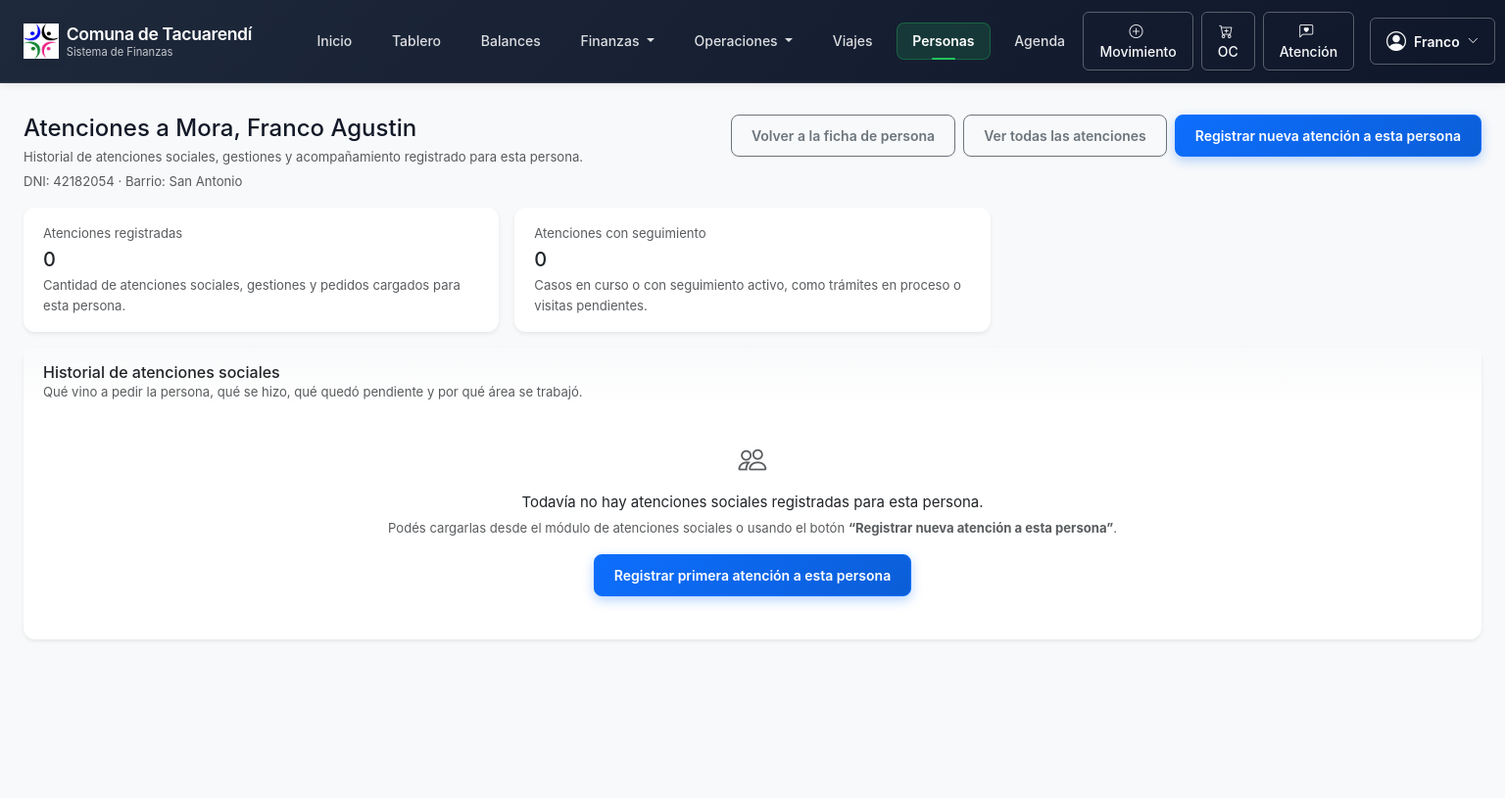
The app's page /personas/1/atenciones/ (signed in), older data.
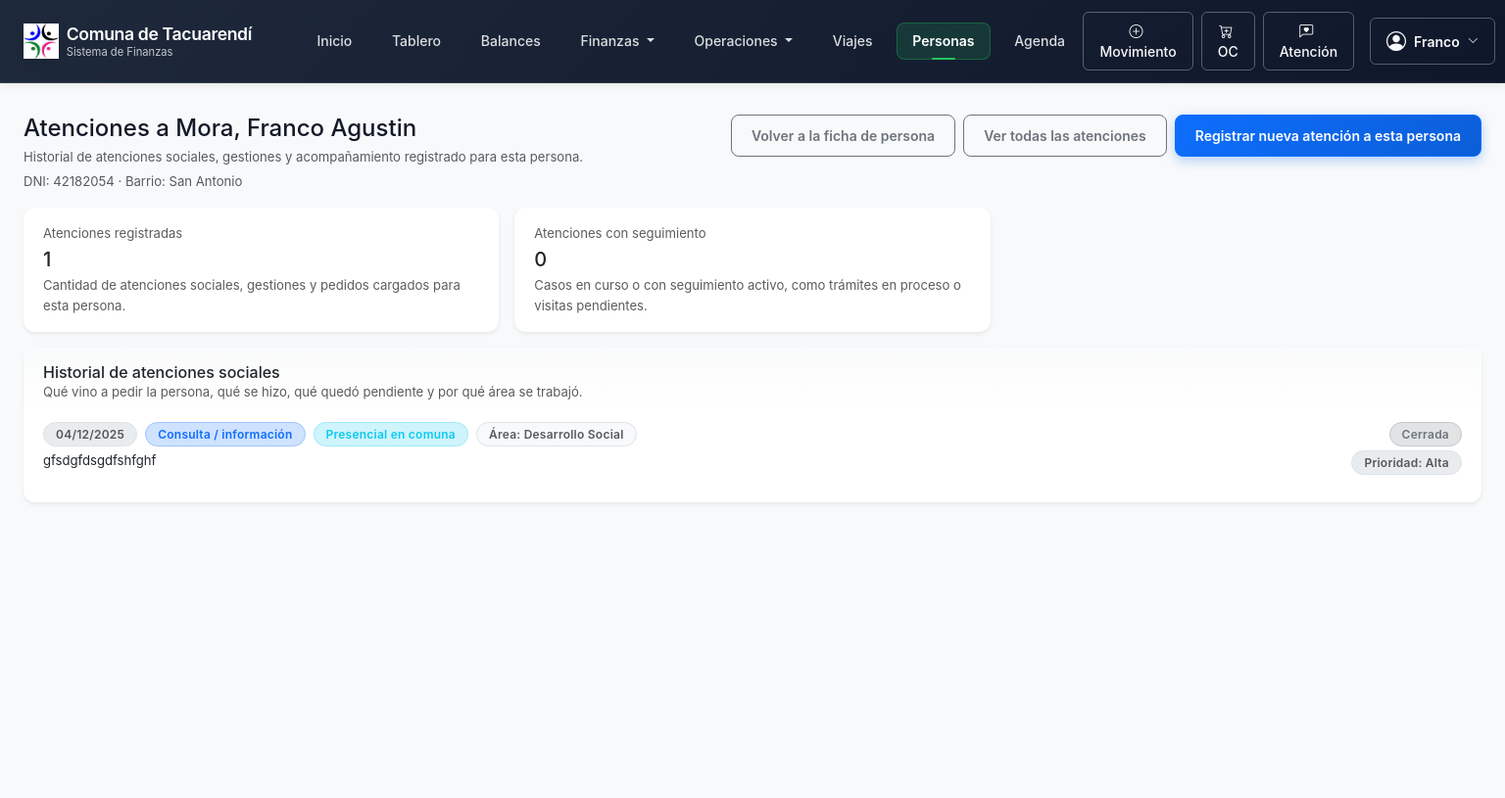
The same page, newer data.
### finanzas/models.py (models this page shows, shortened)
class Atencion(models.Model):
    MOTIVO_CONSULTA = "CONSULTA"
    MOTIVO_RECLAMO = "RECLAMO"
    MOTIVO_SOLICITUD_AYUDA = "SOLICITUD_AYUDA"
    MOTIVO_TRAMITE = "TRAMITE"
    MOTIVO_DENUNCIA = "DENUNCIA"
    MOTIVO_OTRO = "OTRO"
    MOTIVO_CHOICES = [
        (MOTIVO_CONSULTA, "Consulta / información"),
        (MOTIVO_RECLAMO, "Reclamo"),
        (MOTIVO_SOLICITUD_AYUDA, "Solicitud de ayuda"),
        (MOTIVO_TRAMITE, "Trámite / gestión administrativa"),
        (MOTIVO_DENUNCIA, "Denuncia / situación grave"),
        (MOTIVO_OTRO, "Otro"),
    ]
    CANAL_PRESENCIAL = "PRESENCIAL"
    CANAL_TELEFONICO = "TELEFONICO"
    CANAL_WHATSAPP = "WHATSAPP"
    CANAL_VISITA = "VISITA_DOMICILIO"
    CANAL_OTRO = "OTRO"
    CANAL_CHOICES = [
        (CANAL_PRESENCIAL, "Presencial en comuna"),
        (CANAL_TELEFONICO, "Telefónico"),
        (CANAL_WHATSAPP, "WhatsApp / redes"),
        (CANAL_VISITA, "Visita a domicilio"),
        (CANAL_OTRO, "Otro canal"),
    ]
    ESTADO_ABIERTA = "ABIERTA"
    ESTADO_EN_SEGUIMIENTO = "EN_SEGUIMIENTO"
    ESTADO_CERRADA = "CERRADA"
    ESTADO_CHOICES = [
        (ESTADO_ABIERTA, "Abierta"),
        (ESTADO_EN_SEGUIMIENTO, "En seguimiento"),
        (ESTADO_CERRADA, "Cerrada"),
    ]
    PRIORIDAD_BAJA = "BAJA"
    PRIORIDAD_MEDIA = "MEDIA"
    PRIORIDAD_ALTA = "ALTA"
    PRIORIDAD_URGENTE = "URGENTE"
    PRIORIDAD_CHOICES = [
        (PRIORIDAD_BAJA, "Baja"),
        (PRIORIDAD_MEDIA, "Media"),
        (PRIORIDAD_ALTA, "Alta"),
        (PRIORIDAD_URGENTE, "Urgente"),
    ]
    persona = models.ForeignKey(
        Beneficiario,
        on_delete=models.SET_NULL,
        null=True,
        blank=True,
        related_name="atenciones",
        help_text="Persona atendida (si está cargada en el censo).",
    )
    persona_nombre = models.CharField(
        max_length=200,
        blank=True,
        help_text="Nombre de la persona atendida (texto libre, si no está en el censo).",
    )
    persona_dni = models.CharField(
        max_length=20,
        blank=True,
        help_text="DNI para casos donde aún no se cargó el censo.",
    )
    persona_barrio = models.CharField(
        max_length=100,
        blank=True,
        help_text="Barrio o paraje de la persona atendida.",
    )
    area = models.ForeignKey(
        Area,
        on_delete=models.SET_NULL,
        null=True,
        blank=True,
        related_name="atenciones",
        help_text="Área que tomó nota / intervino en la atención.",
    )
    fecha_atencion = models.DateField(
        default=timezone.now,
        db_index=True,
        help_text="Fecha en la que se realizó / registró la atención.",
    )
    hora_atencion = models.TimeField(
        null=True,
        blank=True,
        help_text="Hora aproximada de la atención (opcional).",
    )
    motivo_principal = models.CharField(
        max_length=20,
        choices=MOTIVO_CHOICES,
        default=MOTIVO_CONSULTA,
        help_text="Motivo principal que trae la persona.",
    )
    canal = models.CharField(
        max_length=20,
        choices=CANAL_CHOICES,
        default=CANAL_PRESENCIAL,
        help_text="Canal por el cual se tomó la atención.",
    )
    prioridad = models.CharField(
        max_length=10,
        choices=PRIORIDAD_CHOICES,
        default=PRIORIDAD_MEDIA,
        help_text="Prioridad social percibida de la situación.",
    )
    descripcion = models.TextField(
        blank=True,
        help_text="Descripción de lo que planteó la persona (resumen claro).",
    )
    resultado = models.TextField(
        blank=True,
        help_text="Qué se hizo en el momento: orientación, derivación, ayuda concreta, etc.",
    )
    requiere_seguimiento = models.BooleanField(
        default=False,
        help_text="Marcá si requiere seguimiento futuro (llamado, visita, gestión).",
    )
    estado = models.CharField(
        max_length=20,
        choices=ESTADO_CHOICES,
        default=ESTADO_CERRADA,
        help_text="Estado de la atención respecto al seguimiento.",
    )
    tarea_seguimiento = models.ForeignKey(
        "agenda.Tarea",
        on_delete=models.SET_NULL,
        null=True,
        blank=True,
        related_name="atenciones",
        help_text="Tarea en Agenda vinculada para el seguimiento (si existe).",
    )
    origen_interno = models.CharField(
        max_length=200,
        blank=True,
        help_text="Referencia interna: operativo, escuela, institución, barrio, etc.",
    )
    creado_por = models.ForeignKey(
        settings.AUTH_USER_MODEL,
        on_delete=models.SET_NULL,
        null=True,
        blank=True,
        related_name="atenciones_creadas",
    )
    actualizado_por = models.ForeignKey(
        settings.AUTH_USER_MODEL,
        on_delete=models.SET_NULL,
        null=True,
        blank=True,
        related_name="atenciones_actualizadas",
    )
    fecha_creacion = models.DateTimeField(auto_now_add=True)
    actualizado_en = models.DateTimeField(auto_now=True)
    class Meta:
        verbose_name = "Atención a persona"
        verbose_name_plural = "Atenciones a personas"
        ordering = ["-fecha_atencion", "-id"]
        indexes = [
            models.Index(fields=["fecha_atencion", "estado"]),
            models.Index(fields=["persona_dni"]),
        ]
        permissions = [
            (
                "ver_panel_atenciones",
                "Puede ver el panel resumido de atenciones sociales",
            ),
        ]

class Area(models.Model):
    nombre = models.CharField(max_length=100)
    descripcion = models.TextField(blank=True)
    activo = models.BooleanField(default=True)
    class Meta:
        verbose_name = "Área"
        verbose_name_plural = "Áreas"

### finanzas/views_atenciones.py (the view)
class AtencionBeneficiarioListView(AtencionBaseMixin, ListView):
    template_name = "finanzas/atencion_beneficiario_list.html"
    context_object_name = "atenciones"
    paginate_by = 25
    def dispatch(self, request, *args, **kwargs):
        self.beneficiario = get_object_or_404(Beneficiario, pk=kwargs["pk"])
        return super().dispatch(request, *args, **kwargs)
    def get_queryset(self):
        qs = self.get_base_queryset()
        qs = qs.filter(persona=self.beneficiario)
        return qs.order_by("-fecha_atencion", "-id")
    def get_context_data(self, **kwargs):
        ctx = super().get_context_data(**kwargs)
        qs_base = getattr(self, "object_list", self.get_queryset())
        ctx["beneficiario"] = self.beneficiario
        ctx["total_atenciones"] = qs_base.count()
        ctx["total_pendientes"] = qs_base.filter(
            requiere_seguimiento=True
        ).count()
        ctx["resumen_por_estado"] = (
            qs_base.values("estado")
            .annotate(cantidad=Count("id"))
            .order_by("estado")
        )
        ctx["resumen_por_motivo"] = (
            qs_base.values("motivo_principal")
            .annotate(cantidad=Count("id"))
            .order_by("motivo_principal")
        )
        return ctx

### finanzas/context_processors.py (called while the page is built)
def roles_ctx(request):
    user = request.user
    es_admin = permisos.es_admin_sistema(user)
    es_staff_fin = permisos.es_staff_finanzas(user)
    es_op_fin = permisos.es_operador_finanzas(user)
    es_op_soc = permisos.es_operador_social(user)
    es_consulta = permisos.es_consulta_politica(user)
    es_fin = permisos.es_finanzas(user)
    return {
        "es_admin_sistema": es_admin,
        "es_staff_finanzas": es_staff_fin,
        "es_operador_finanzas": es_op_fin,
        "es_operador_social": es_op_soc,
        "es_consulta_politica": es_consulta,
        "es_finanzas": es_fin,
        "rol_staff_finanzas": es_staff_fin,
        "rol_operador_finanzas": es_op_fin,
        "rol_operador_social": es_op_soc,
        "rol_consulta_politica": es_consulta,
    }

def comuna_ctx(request):
    return {
        "COMUNA_NOMBRE": getattr(settings, "COMUNA_NOMBRE", "Comuna de Tacuarendí"),
        "COMUNA_CUIT": getattr(settings, "COMUNA_CUIT", ""),
        "COMUNA_DOMICILIO": getattr(settings, "COMUNA_DOMICILIO", ""),
        "COMUNA_TELEFONO": getattr(settings, "COMUNA_TELEFONO", ""),
        "COMUNA_EMAIL": getattr(settings, "COMUNA_EMAIL", ""),
    }

### finanzas/templates/finanzas/atencion_beneficiario_list.html (shortened to what the changed rows need)
{% extends "finanzas/base.html" %}
{% block content %}
<div class="d-flex justify-content-between align-items-start flex-wrap gap-2 mb-3">
  <div>
    <h1 class="h4 mb-1">
      Atenciones a {{ beneficiario.apellido }}, {{ beneficiario.nombre }}
    </h1>
  </div>
</div>
<div class="row g-3 mb-3">
  <div class="col-12 col-md-6 col-lg-4">
    <div class="card border-0 shadow-sm h-100">
      <div class="card-body py-3">
        <div class="text-muted small mb-1">
          Atenciones registradas
        </div>
        <div class="h5 mb-0">
          {{ atenciones|length }}
        </div>
        <div class="text-muted small mt-1">
          Cantidad de atenciones sociales, gestiones y pedidos cargados para esta persona.
        </div>
      </div>
    </div>
  </div>
</div>
<div class="card shadow-sm border-0 mb-3">
  <div class="card-header bg-body border-0 pb-1">
    <h2 class="h6 mb-0">Historial de atenciones sociales</h2>
  </div>
  <div class="card-body pt-2">
    {% if atenciones %}
      <div class="list-group list-group-flush">
        {% for atencion in atenciones %}
          <div class="list-group-item px-0">
            <div class="d-flex justify-content-between align-items-start gap-3">
              <div class="flex-grow-1">
                <div class="d-flex flex-wrap align-items-center gap-2 mb-1">
                  <span class="badge rounded-pill bg-body-secondary text-muted border">
                    {% if atencion.fecha_atencion %}
                      {{ atencion.fecha_atencion|date:"d/m/Y" }}
                    {% elif atencion.fecha_operacion %}
                      {{ atencion.fecha_operacion|date:"d/m/Y" }}
                    {% else %}
                      Sin fecha
                    {% endif %}
                  </span>
                  {% with motivo=atencion.get_motivo_principal_display|default:atencion.motivo_principal %}
                    {% if motivo %}
                      <span class="badge rounded-pill bg-primary-subtle text-primary border border-primary-subtle">
                        {{ motivo }}
                      </span>
                    {% endif %}
                  {% endwith %}
                  {% if atencion.canal %}
                    <span class="badge rounded-pill bg-info-subtle text-info border border-info-subtle">
                      {{ atencion.get_canal_display|default:atencion.canal }}
                    </span>
                  {% endif %}
                  {% if atencion.area %}
                    <span class="badge rounded-pill bg-body-tertiary text-muted border">
                      Área: {{ atencion.area.nombre|default:atencion.area }}
                    </span>
                  {% endif %}
                </div>
                <div class="small">
                  {% if atencion.descripcion %}
                    {{ atencion.descripcion }}
                  {% elif atencion.resultado %}
                    {{ atencion.resultado }}
                  {% else %}
                    <span class="text-muted">Sin detalle de la situación.</span>
                  {% endif %}
                </div>
              </div>
              <div class="text-end small flex-shrink-0">
                {% if atencion.estado %}
                  <div class="mb-1">
                    <span class="badge
                      {% if atencion.estado == 'cerrada' %}
                        bg-success-subtle text-success border border-success-subtle
                      {% elif atencion.estado == 'en_curso' %}
                        bg-warning-subtle text-warning border border-warning-subtle
                      {% else %}
                        bg-secondary-subtle text-secondary border border-secondary-subtle
                      {% endif %}
                    ">
                      {{ atencion.get_estado_display|default:atencion.estado }}
                    </span>
                  </div>
                {% endif %}
                {% if atencion.prioridad %}
                  <div>
                    <span class="badge bg-body-secondary text-muted border">
                      Prioridad: {{ atencion.get_prioridad_display|default:atencion.prioridad }}
                    </span>
                  </div>
                {% endif %}
              </div>
            </div>
          </div>
        {% endfor %}
      </div>
    {% else %}
      <div class="text-center py-4">
        <div class="mb-2">
          <i class="bi bi-people text-muted" style="font-size: 1.8rem;"></i>
        </div>
        <p class="mb-1">
          Todavía no hay atenciones sociales registradas para esta persona.
        </p>
        <p class="text-muted small mb-3">
          Podés cargarlas desde el módulo de atenciones sociales
          o usando el botón <strong>“Registrar nueva atención a esta persona”</strong>.
        </p>
        <a
          href="{% url 'finanzas:atencion_create' %}?persona={{ beneficiario.id }}"
          class="btn btn-primary btn-sm"
        >
          Registrar primera atención a esta persona
        </a>
      </div>
    {% endif %}
  </div>
</div>
{% endblock %}

Row changes from the older to the newer data that the page shows:
added Atencion: fecha_atencion "04/12/2025", atencion "Consulta / información", canal "Presencial en comuna", area.nombre "Desarrollo Social", descripcion "gfsdgfdsgdfshfghf", estado "Cerrada", prioridad "Alta"
Text that changed along with them:
{{ atenciones|length }}: "0" → "1"
text no longer shown: "Todavía no hay atenciones sociales registradas para esta persona. Podés cargarlas desde el módulo de atenciones sociales o usando el botón “Registrar nueva atención a esta persona” . Registrar primera atención a esta persona"
